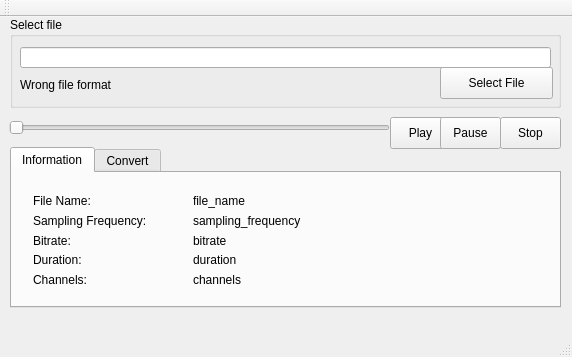
<?xml version="1.0" encoding="UTF-8"?>
<ui version="4.0">
 <class>MainWindow</class>
 <widget class="QMainWindow" name="MainWindow">
  <property name="geometry">
   <rect>
    <x>0</x>
    <y>0</y>
    <width>572</width>
    <height>357</height>
   </rect>
  </property>
  <property name="windowTitle">
   <string>MainWindow</string>
  </property>
  <widget class="QWidget" name="centralWidget">
   <widget class="QGroupBox" name="groupBox">
    <property name="geometry">
     <rect>
      <x>10</x>
      <y>0</y>
      <width>551</width>
      <height>91</height>
     </rect>
    </property>
    <property name="title">
     <string>Select file</string>
    </property>
    <widget class="QLineEdit" name="selected_file">
     <property name="geometry">
      <rect>
       <x>10</x>
       <y>30</y>
       <width>531</width>
       <height>21</height>
      </rect>
     </property>
     <property name="readOnly">
      <bool>true</bool>
     </property>
    </widget>
    <widget class="QPushButton" name="select_file_btn">
     <property name="geometry">
      <rect>
       <x>430</x>
       <y>50</y>
       <width>113</width>
       <height>32</height>
      </rect>
     </property>
     <property name="cursor">
      <cursorShape>PointingHandCursor</cursorShape>
     </property>
     <property name="acceptDrops">
      <bool>false</bool>
     </property>
     <property name="text">
      <string>Select File</string>
     </property>
    </widget>
    <widget class="QLabel" name="invalid_file_label">
     <property name="geometry">
      <rect>
       <x>10</x>
       <y>60</y>
       <width>411</width>
       <height>16</height>
      </rect>
     </property>
     <property name="text">
      <string>Wrong file format</string>
     </property>
    </widget>
   </widget>
   <widget class="QTabWidget" name="tabWidget">
    <property name="geometry">
     <rect>
      <x>10</x>
      <y>130</y>
      <width>551</width>
      <height>161</height>
     </rect>
    </property>
    <property name="layoutDirection">
     <enum>Qt::LeftToRight</enum>
    </property>
    <property name="currentIndex">
     <number>0</number>
    </property>
    <widget class="QWidget" name="tab">
     <attribute name="title">
      <string>Information</string>
     </attribute>
     <widget class="QWidget" name="verticalLayoutWidget">
      <property name="geometry">
       <rect>
        <x>10</x>
        <y>10</y>
        <width>160</width>
        <height>114</height>
       </rect>
      </property>
      <layout class="QVBoxLayout" name="info_labels_container">
       <item>
        <widget class="QLabel" name="info_file_name_label">
         <property name="text">
          <string>File Name:</string>
         </property>
        </widget>
       </item>
       <item>
        <widget class="QLabel" name="info_sampling_frequency_label">
         <property name="text">
          <string>Sampling Frequency:</string>
         </property>
        </widget>
       </item>
       <item>
        <widget class="QLabel" name="info_bitrate_label">
         <property name="text">
          <string>Bitrate:</string>
         </property>
        </widget>
       </item>
       <item>
        <widget class="QLabel" name="info_duration_label">
         <property name="text">
          <string>Duration:</string>
         </property>
        </widget>
       </item>
       <item>
        <widget class="QLabel" name="info_channels_label">
         <property name="text">
          <string>Channels:</string>
         </property>
        </widget>
       </item>
      </layout>
     </widget>
     <widget class="QWidget" name="verticalLayoutWidget_2">
      <property name="geometry">
       <rect>
        <x>170</x>
        <y>10</y>
        <width>371</width>
        <height>114</height>
       </rect>
      </property>
      <layout class="QVBoxLayout" name="info_values_container">
       <item>
        <widget class="QLabel" name="info_file_name_value">
         <property name="text">
          <string>file_name</string>
         </property>
        </widget>
       </item>
       <item>
        <widget class="QLabel" name="info_sampling_frequency_value">
         <property name="text">
          <string>sampling_frequency</string>
         </property>
        </widget>
       </item>
       <item>
        <widget class="QLabel" name="info_bitrate_value">
         <property name="text">
          <string>bitrate</string>
         </property>
        </widget>
       </item>
       <item>
        <widget class="QLabel" name="info_duration_value">
         <property name="text">
          <string>duration</string>
         </property>
        </widget>
       </item>
       <item>
        <widget class="QLabel" name="info_channels_value">
         <property name="text">
          <string>channels</string>
         </property>
        </widget>
       </item>
      </layout>
     </widget>
    </widget>
    <widget class="QWidget" name="tab_2">
     <attribute name="title">
      <string>Convert</string>
     </attribute>
     <widget class="QLabel" name="select_extension_label">
      <property name="geometry">
       <rect>
        <x>10</x>
        <y>10</y>
        <width>151</width>
        <height>31</height>
       </rect>
      </property>
      <property name="text">
       <string>Select target extension</string>
      </property>
     </widget>
     <widget class="QComboBox" name="convert_target_ext_combo_box">
      <property name="geometry">
       <rect>
        <x>170</x>
        <y>10</y>
        <width>104</width>
        <height>26</height>
       </rect>
      </property>
     </widget>
     <widget class="QPushButton" name="convert_btn">
      <property name="geometry">
       <rect>
        <x>290</x>
        <y>10</y>
        <width>113</width>
        <height>32</height>
       </rect>
      </property>
      <property name="cursor">
       <cursorShape>PointingHandCursor</cursorShape>
      </property>
      <property name="text">
       <string>Convert</string>
      </property>
     </widget>
     <widget class="QLabel" name="convert_status_label">
      <property name="geometry">
       <rect>
        <x>420</x>
        <y>10</y>
        <width>111</width>
        <height>31</height>
       </rect>
      </property>
      <property name="text">
       <string>convert_status_label</string>
      </property>
     </widget>
    </widget>
   </widget>
   <widget class="QPushButton" name="stop_btn">
    <property name="geometry">
     <rect>
      <x>500</x>
      <y>100</y>
      <width>61</width>
      <height>32</height>
     </rect>
    </property>
    <property name="text">
     <string>Stop</string>
    </property>
   </widget>
   <widget class="QPushButton" name="play_btn">
    <property name="geometry">
     <rect>
      <x>390</x>
      <y>100</y>
      <width>61</width>
      <height>32</height>
     </rect>
    </property>
    <property name="text">
     <string>Play</string>
    </property>
   </widget>
   <widget class="QSlider" name="player_slider">
    <property name="geometry">
     <rect>
      <x>9</x>
      <y>100</y>
      <width>381</width>
      <height>22</height>
     </rect>
    </property>
    <property name="orientation">
     <enum>Qt::Horizontal</enum>
    </property>
   </widget>
   <widget class="QPushButton" name="pause_btn">
    <property name="geometry">
     <rect>
      <x>440</x>
      <y>100</y>
      <width>61</width>
      <height>32</height>
     </rect>
    </property>
    <property name="text">
     <string>Pause</string>
    </property>
   </widget>
  </widget>
  <widget class="QMenuBar" name="menuBar">
   <property name="geometry">
    <rect>
     <x>0</x>
     <y>0</y>
     <width>572</width>
     <height>22</height>
    </rect>
   </property>
  </widget>
  <widget class="QToolBar" name="mainToolBar">
   <attribute name="toolBarArea">
    <enum>TopToolBarArea</enum>
   </attribute>
   <attribute name="toolBarBreak">
    <bool>false</bool>
   </attribute>
  </widget>
  <widget class="QStatusBar" name="statusBar"/>
 </widget>
 <layoutdefault spacing="6" margin="11"/>
 <resources/>
 <connections/>
</ui>
